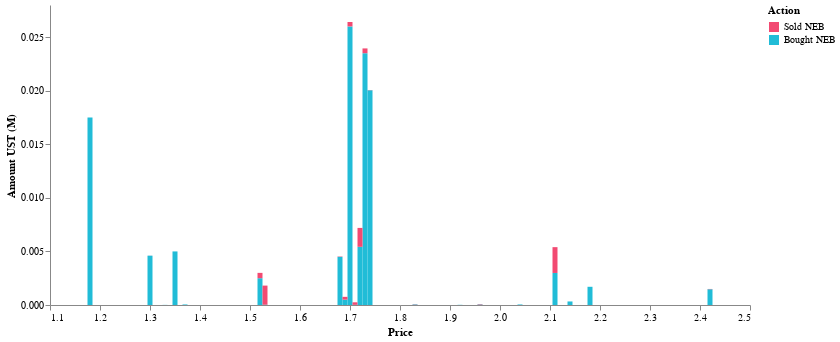

Notebook code for this chart:
### Code cell
cp.ust_traded_prices_chart(dp.ust_traded_prices_df)

### Figure 1 — Vega-Lite specification as saved in the notebook (floating-point values rounded to 4 significant figures)
{"config": {"view": {"continuousWidth": 400, "continuousHeight": 300, "strokeOpacity": 0}, "axis": {"grid": false}, "axisX": {"labelAngle": 0}, "mark": {"color": "#21bcd7"}}, "data": {"name": "data-51880ba6d334de1ac695a54599a06056"}, "mark": "bar", "encoding": {"color": {"field": "Action", "scale": {"domain": ["Sold NEB", "Bought NEB"], "range": ["#F24A72", "#21bcd7"]}, "type": "nominal"}, "tooltip": [{"field": "Action", "type": "nominal"}, {"field": "Amount UST (M)", "type": "nominal"}, {"field": "Price", "type": "quantitative"}], "x": {"field": "Price", "sort": {"order": "ascending"}, "type": "quantitative"}, "y": {"field": "Amount UST (M)", "type": "quantitative"}}, "width": 700, "$schema": "https://vega.github.io/schema/vega-lite/v4.17.0.json", "datasets": {"data-51880ba6d334de1ac695a54599a06056": [{"Price": 1.18, "Amount": "0.02M", "Action": "Bought NEB", "Amount UST (M)": 0.0175}, {"Price": 1.3, "Amount": "0.0M", "Action": "Bought NEB", "Amount UST (M)": 0.004605}, {"Price": 1.33, "Amount": "0.0M", "Action": "Bought NEB", "Amount UST (M)": 1e-05}, {"Price": 1.35, "Amount": "0.01M", "Action": "Bought NEB", "Amount UST (M)": 0.005}, {"Price": 1.37, "Amount": "0.0M", "Action": "Bought NEB", "Amount UST (M)": 5e-05}, {"Price": 1.52, "Amount": "0.0M", "Action": "Bought NEB", "Amount UST (M)": 0.0025}, {"Price": 1.53, "Amount": "0.0M", "Action": "Bought NEB", "Amount UST (M)": 2.5e-05}, {"Price": 1.68, "Amount": "0.0M", "Action": "Bought NEB", "Amount UST (M)": 0.0045}, {"Price": 1.69, "Amount": "0.0M", "Action": "Bought NEB", "Amount UST (M)": 0.0005}, {"Price": 1.7, "Amount": "0.03M", "Action": "Bought NEB", "Amount UST (M)": 0.026}, {"Price": 1.71, "Amount": "0.0M", "Action": "Bought NEB", "Amount UST (M)": 1.5e-05}, {"Price": 1.72, "Amount": "0.01M", "Action": "Bought NEB", "Amount UST (M)": 0.005432}, {"Price": 1.73, "Amount": "0.02M", "Action": "Bought NEB", "Amount UST (M)": 0.0235}, {"Price": 1.74, "Amount": "0.02M", "Action": "Bought NEB", "Amount UST (M)": 0.02005}, {"Price": 1.83, "Amount": "0.0M", "Action": "Bought NEB", "Amount UST (M)": 5.1e-05}, {"Price": 1.92, "Amount": "0.0M", "Action": "Bought NEB", "Amount UST (M)": 1.6e-05}, {"Price": 1.96, "Amount": "0.0M", "Action": "Bought NEB", "Amount UST (M)": 5e-05}, {"Price": 2.04, "Amount": "0.0M", "Action": "Bought NEB", "Amount UST (M)": 5e-05}, {"Price": 2.11, "Amount": "0.0M", "Action": "Bought NEB", "Amount UST (M)": 0.00299}, {"Price": 2.14, "Amount": "0.0M", "Action": "Bought NEB", "Amount UST (M)": 0.00033}, {"Price": 2.18, "Amount": "0.0M", "Action": "Bought NEB", "Amount UST (M)": 0.0017}, {"Price": 2.42, "Amount": "0.0M", "Action": "Bought NEB", "Amount UST (M)": 0.00147}, {"Price": null, "Amount": "0.02M", "Action": "Bought NEB", "Amount UST (M)": 0.01681}, {"Price": 1.18, "Amount": "nanM", "Action": "Sold NEB", "Amount UST (M)": null}, {"Price": 1.3, "Amount": "0.0M", "Action": "Sold NEB", "Amount UST (M)": 5.574e-06}, {"Price": 1.33, "Amount": "nanM", "Action": "Sold NEB", "Amount UST (M)": null}, {"Price": 1.35, "Amount": "nanM", "Action": "Sold NEB", "Amount UST (M)": null}, {"Price": 1.37, "Amount": "nanM", "Action": "Sold NEB", "Amount UST (M)": null}, {"Price": 1.52, "Amount": "0.0M", "Action": "Sold NEB", "Amount UST (M)": 0.0004986}, {"Price": 1.53, "Amount": "0.0M", "Action": "Sold NEB", "Amount UST (M)": 0.001786}, {"Price": 1.68, "Amount": "0.0M", "Action": "Sold NEB", "Amount UST (M)": 3.219e-05}, {"Price": 1.69, "Amount": "0.0M", "Action": "Sold NEB", "Amount UST (M)": 0.0002616}, {"Price": 1.7, "Amount": "0.0M", "Action": "Sold NEB", "Amount UST (M)": 0.0004134}, {"Price": 1.71, "Amount": "0.0M", "Action": "Sold NEB", "Amount UST (M)": 0.0002364}, {"Price": 1.72, "Amount": "0.0M", "Action": "Sold NEB", "Amount UST (M)": 0.001763}, {"Price": 1.73, "Amount": "0.0M", "Action": "Sold NEB", "Amount UST (M)": 0.0004472}, {"Price": 1.74, "Amount": "0.0M", "Action": "Sold NEB", "Amount UST (M)": 1.901e-05}, {"Price": 1.83, "Amount": "0.0M", "Action": "Sold NEB", "Amount UST (M)": 2.186e-05}, {"Price": 1.92, "Amount": "0.0M", "Action": "Sold NEB", "Amount UST (M)": 1.922e-06}, {"Price": 1.96, "Amount": "0.0M", "Action": "Sold NEB", "Amount UST (M)": 3.817e-05}, {"Price": 2.04, "Amount": "0.0M", "Action": "Sold NEB", "Amount UST (M)": 1.074e-06}, {"Price": 2.11, "Amount": "0.0M", "Action": "Sold NEB", "Amount UST (M)": 0.00241}, {"Price": 2.14, "Amount": "nanM", "Action": "Sold NEB", "Amount UST (M)": null}, {"Price": 2.18, "Amount": "nanM", "Action": "Sold NEB", "Amount UST (M)": null}, {"Price": 2.42, "Amount": "0.0M", "Action": "Sold NEB", "Amount UST (M)": 2.715e-05}, {"Price": null, "Amount": "nanM", "Action": "Sold NEB", "Amount UST (M)": null}]}}
